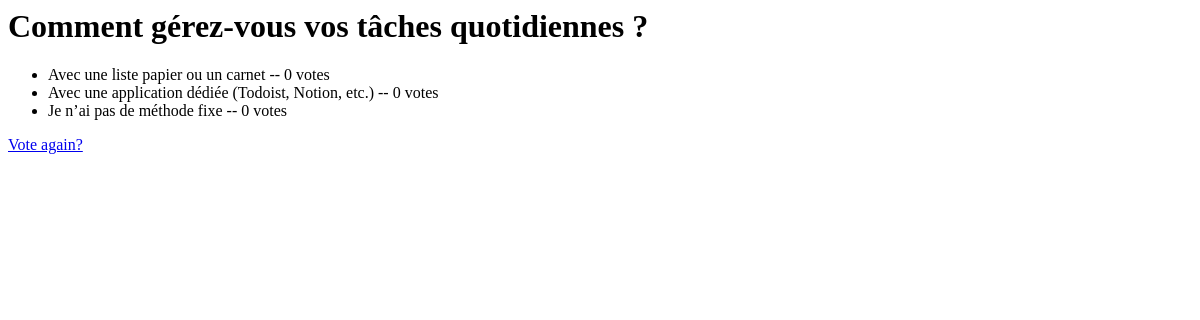
Page /polls/3/results/ on the earlier database version.
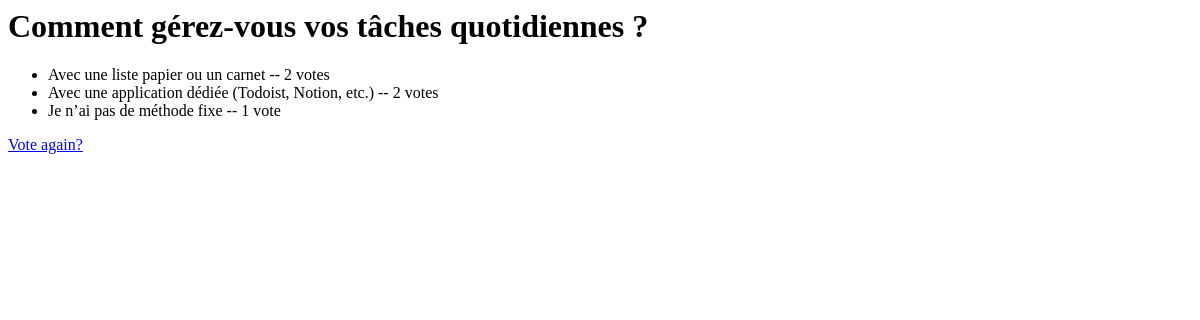
Same page on the later database version.
### polls/models.py (models this page shows, shortened)
class Choice(models.Model):
    question = models.ForeignKey(Question, on_delete=models.CASCADE)
    choice_text = models.CharField(max_length=200)
    votes = models.IntegerField(default=0)

### polls/views.py (the view)
# urls.py: path("<int:question_id>/results/", views.results, name="results"),
def results(request: HttpRequest, question_id: int) -> HttpResponse:
    question = get_object_or_404(Question, pk=question_id)
    return render(request, "polls/results.html", {"question": question})

### polls/templates/polls/results.html
<h1>{{ question.question_text }}</h1>
<ul>
  {% for choice in question.choice_set.all %}
  <li>
    {{ choice.choice_text }} -- {{ choice.votes }}
    vote{{choice.votes|pluralize}}
  </li>
  {% endfor %}
</ul>
<a href="{% url 'polls:detail' question.id %}">Vote again?</a>

Differences in the rows shown:
changed Choice "Avec une liste papier ou un carnet": votes "0" → "2"
changed Choice "Avec une application dédiée (Todoist, Notion, etc.)": votes "0" → "2"
changed Choice "Je n’ai pas de méthode fixe": votes "0" → "1"
